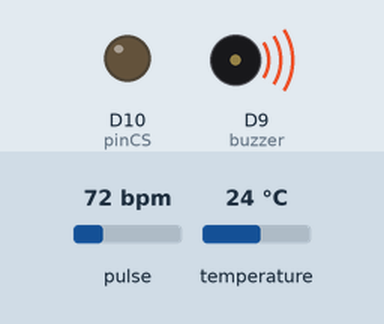
A sketch run on a simulated Arduino MKR. Parts: output pins drawn as LEDs (lit = HIGH), buzzer (waves = sounding). The inputs (shaded band) are chosen by the test bench; at power-on: pulse 72 bpm, temperature 24 °C. WiFi joins after 1.5 s; servers stay silent unless stated; the local clock reads 2024-03-15 10:24:30 at power-on unless the sketch sets it; storage starts empty; what the sketch prints to the serial monitor is not drawn.

Above: at 7.6 s.
At 9.7 s:
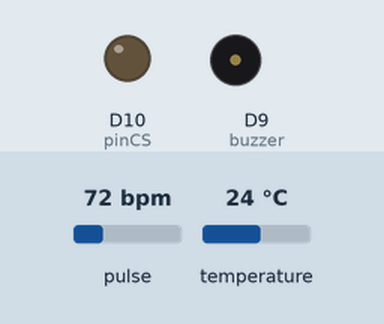
9.8 s: pulse set to 42 bpm
12.2 s: pulse set to 130 bpm
At 12.44 s:
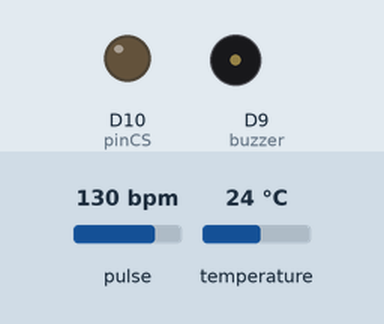
Timing chart, 0 to 21.2 s (numbered marks = the images above; inputs shaded):
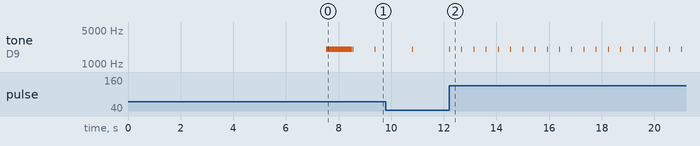

The sketch:

fcLogger.ino
```cpp
/*
Descrizione:
Codice per effettuare un log della lettura della frequenza cardiaca del sensore MAX30102.
Il log avviene attraverso l'utilizzo di un modulo SD card e di una connessione ad Internet
per inizzializzare l'RTC (real time clock) utile al salvataggio del tempo della lettura.
Autore: Caciolo Valerio
Data: 3/02/2022

Si ricorda di configurare il file arduino_secrets.h

Max30102:
-3.3V = 5V
-GND = GND
-SDA = A4 (or SDA)
-SCL = A5 (or SCL)
-INT = Not connected

MH-SD Module:
-3.3V = 3.3V
-10 = CS
-11 = MOSI
-12 = MISO
-13 = SCK

Si ringrazia SparkFun per l'utilizzo della libreria "SparkFun_MAX3010x_Sensor_Library"
https://github.com/sparkfun/SparkFun_MAX3010x_Sensor_Library
*/

//librerie incluse
#include <Wire.h>
#include "MAX30105.h"
#include "heartRate.h"

#include <RTCZero.h>

#include <SD.h>
#include <SPI.h>

#include <SPI.h>
#include <WiFiNINA.h>
#include "arduino_secrets.h"

//dichiarazioni e variabili globali del Real Time Clock
RTCZero rtc;

//dichiarazioni e variabili globali del lettore di schede SD
File dataFile;
int pinCS = 10;

//dichiarazioni e variabili globali del MAX30102
MAX30105 heartSensor;
const byte heatAvgArraySize = 15; //dimensione dell'array della media aritmetica dei battiti
byte heartAvgArraySize[heatAvgArraySize]; //array della media aritmetica dei battiti
byte indexArrayAvg = 0;
long exBeatsTime = 0;
long delta = 0; //variabile dove verrà salvato il tempo trascorso tra una battito e l'altro
float beatsPerMinute = 0;
float temperature;
int beatAvg = 0;
const int buzzer = 9;

//dichiarazioni e variabili globali dei dati sensibili nel secret tab arduino_secrets.h
char ssid[] = SECRET_SSID;
char pass[] = SECRET_PASS;
int status = WL_IDLE_STATUS;


void setup() {
    //Init della porta seriale
    Serial.begin(115200);
    /*
    Se gli occhiali non sono collegati al pc questa parte va lasciata commentata
    while (!Serial) {
    ;
    }
    */
    pinMode(buzzer, OUTPUT);

//-----------------------------Wifi e RTC------------------------------------
    rtc.begin(); // Inizializzo l'RTC (vedere dopo)

    // Controllo di integrità del modulo wifi dell'Arduino nano 33 ioT
    if (WiFi.status() == WL_NO_MODULE)
    {
    Serial.println("Problema hardware con il modulo wifi!");
    while (true); //in caso di problemi, loop infinito
    }
    // Controllo di integrità del firmware del modulo wifi dell'Arduino nano 33 ioT
    String versioneWifi = WiFi.firmwareVersion();
    if (versioneWifi < WIFI_FIRMWARE_LATEST_VERSION)
    {
    Serial.println("Firmware del modulo non aggiornato");
    }

    // Connessione ad internet
    while (status != WL_CONNECTED)
    {
    Serial.print("Tentativo di connessione al wifi: ");
    Serial.println(ssid);
    //Connessione riuscita:
    status = WiFi.begin(ssid, pass);
    //5 secondi di attesa per stabilità secondo guida della libreria wifiNina:
    delay(5000);
    }

    Serial.print("Connessione riuscita e stabile, adesso stamperò qualche info sulla connessione: ");
    printCurrentNet();
    printWifiData();

    //aspetto un secondo prima di iniziare il calcolo dell'ora e il setup dell'RTC
    delay(1000);
    /*Ora il metodo getTime della libreria WiFiNina mi consente di ottenere il tempo passato dal 1 Gennaio 1970
    in secondi. Perchè? Boh. Quindi ora faccio una sequela di calcoli per trasfromare quei secondi nell'orario corrente*/
    unsigned long secFrom1970 = WiFi.getTime();
    Serial.print("secondi passati dal 1 Gennaio 1970: ");
    Serial.println(secFrom1970);

    /*Ora printo nel monitor seriale il tempo, nel mentre imposto l'RTC (Real Time Clock) che mi sarà utile nel log per
    salvarmi la data e sopratutto l'ora corretta di ogni misurazione*/

    // Stanpa di ore, secondi e minuti e secondi:
    Serial.print("Ora corrente: ");
    Serial.print(((secFrom1970  % 86400L) / 3600)+1); // in un giorno ci sono 86400 secondi.
    //Il +1 è perchè i secondo dal 1970 sono con GMT+0
    //Ora imposto l'ora appena calcolata per l'RTC
    rtc.setHours(((secFrom1970  % 86400L) / 3600)+1);
    Serial.print(':');
    if (((secFrom1970 % 3600) / 60) < 10)
    {
    // Se i minuti sono < 10 mi printo uno 0
    Serial.print('0');
    }
    Serial.print((secFrom1970  % 3600) / 60); // calcolo i minuti
    //Ora imposto i minuti appena calcolati per l'RTC
    rtc.setMinutes((secFrom1970  % 3600) / 60);
    Serial.print(':');
    if ((secFrom1970 % 60) < 10)
    {
    // Se i secondo sono <10 aggiungo uno 0 alla stampa, stesso discorso di prima
    Serial.print('0');
    }
    Serial.println(secFrom1970 % 60); // stampo i secondi
    //Ora imposto i secondi appena calcolati per l'RTC
    rtc.setSeconds(secFrom1970 % 60);
//-----------------------------Wifi e RTC------------------------------------

//-------------------------Sensore di battiti--------------------------------
    if (!heartSensor.begin(Wire, I2C_SPEED_FAST)) //porta fast di default per I2C, 400kHz
    {
    Serial.println("MAX30105 non trovato. Problema hardware. Blocco sistema");
    while (1);
    }
    Serial.println("Sensore MAX30102 correttamente riconosciuto");

    heartSensor.setup(); //metodo per configurare il sensore con i valori di default del produttore
    heartSensor.setPulseAmplitudeRed(0x0A); //accensione led rosso
    heartSensor.setPulseAmplitudeGreen(0); //spegnimento led verde
    heartSensor.enableDIETEMPRDY(); // att temperatura
//-------------------------Sensore di battiti--------------------------------

//------------------------------Scheda SD------------------------------------
    pinMode(pinCS, OUTPUT);

    while (!SD.begin(pinCS))
    {
    Serial.println("Scheda SD non trovata. Problema hardware? ci riprovo.");
    }
    Serial.println("Scheda SD trovata");
//------------------------------Scheda SD------------------------------------
    tone(buzzer, 2000);
    delay(1000);
    noTone(buzzer);
}


void loop() {
    //printCurrentNet(); //Se voglio accertarmi che l'arduino sia ancora connesso
    if(mytimer(2000))
    {
        temperature = heartSensor.readTemperature();
    }

    long irValue = heartSensor.getIR(); //valore ir direttamente dal Max30102

    if (irValue >= 50000)
    {
        if (checkForBeat(irValue) == true)
        {
            //rilevato un battito riproduco un bip dal buzzer
            tone(buzzer, 2000);
            delay(10);
            noTone(buzzer);

            long tempTime = millis(); //salvo tempo corrente
            delta = tempTime - exBeatsTime; // tempo trascorso tra battito corrente e precedente
            exBeatsTime = tempTime;

            beatsPerMinute = 60 / (delta / 1000.0);

            if (beatsPerMinute < 255 && beatsPerMinute > 35)
            {
                heartAvgArraySize[indexArrayAvg++] = (byte)beatsPerMinute; //aggiungo la lettura nell'array
                indexArrayAvg %= heatAvgArraySize; //Wrap variable
                //media delle letture
                beatAvg = 0;
                for (byte x = 0 ; x < heatAvgArraySize ; x++)
                beatAvg += heartAvgArraySize[x];
                beatAvg /= heatAvgArraySize;
            }
            /*
            Serial.print("Body Temperature °C = ");
            Serial.print(temperature+1.4 , 4);
            Serial.print(", IR=");
            Serial.print(irValue);
            Serial.print(", BPM=");
            Serial.print(beatsPerMinute);
            Serial.print(", Avg BPM=");
            Serial.println(beatAvg);
            */

            //Mi salvo ore, secondi e minuti dall'RTC
            int h = rtc.getHours();
            int m = rtc.getMinutes();
            int s = rtc.getSeconds();

            // Costruisco la stringa per il log
            String logRow = "";
            if (h < 10) logRow += "0";
            logRow += h;
            logRow += ":";
            if (m < 10) logRow += "0";
            logRow += m;
            logRow += ":";
            if (s < 10) logRow += "0";
            logRow += s;
            logRow += ", ";
            logRow += irValue;
            logRow += ", ";
            logRow += beatsPerMinute;
            logRow += ", ";
            logRow += beatAvg;
            //Serial.println(logRow);

            if(mytimer(1000))
            {
                dataFile = SD.open("datalog.txt", FILE_WRITE);
                if (dataFile)
                {
                    dataFile.println(logRow);
                    dataFile.close();
                }
                else
                {
                    Serial.println("errore di lettura del file datalog.txt");
                }
            }
        }
    }else
    {
        Serial.println("Occhiali non indossati!");
        delay(2000);
    }
}

int mytimer(int timerdurata){
  static unsigned long t1, dt;
  int ret = 0;
  dt = millis() - t1;
  if(dt >= timerdurata)
  {
    t1 = millis();
    ret = 1;
  }
  return ret;
}

void printWifiData() {
  // print your board's IP address:
  IPAddress ip = WiFi.localIP();
  Serial.print("IP Address: ");
  Serial.println(ip);
  Serial.println(ip);

  // print your MAC address:
  byte mac[6];
  WiFi.macAddress(mac);
  Serial.print("MAC address: ");
  printMacAddress(mac);
}

void printCurrentNet() {
  // print the SSID of the network you're attached to:
  Serial.print("SSID: ");
  Serial.println(WiFi.SSID());

  // print the MAC address of the router you're attached to:
  byte bssid[6];
  WiFi.BSSID(bssid);
  Serial.print("BSSID: ");
  printMacAddress(bssid);

  // print the received signal strength:
  long rssi = WiFi.RSSI();
  Serial.print("signal strength (RSSI):");
  Serial.println(rssi);

  // print the encryption type:
  byte encryption = WiFi.encryptionType();
  Serial.print("Encryption Type:");
  Serial.println(encryption, HEX);
  Serial.println();
}

void printMacAddress(byte mac[]) {
  for (int i = 5; i >= 0; i--) {
    if (mac[i] < 16) {
      Serial.print("0");
    }
    Serial.print(mac[i], HEX);
    if (i > 0) {
      Serial.print(":");
    }
  }
  Serial.println();
}
```

arduino_secrets.h
```cpp
#define SECRET_SSID "nome_wifi"
#define SECRET_PASS "pw"
```

Measured:
- after the input at 12.2 s, tone on D9 (buzzer): alternates 2000 Hz for 0.01 s and silent for 0.45 s, starting after 0.47 s
